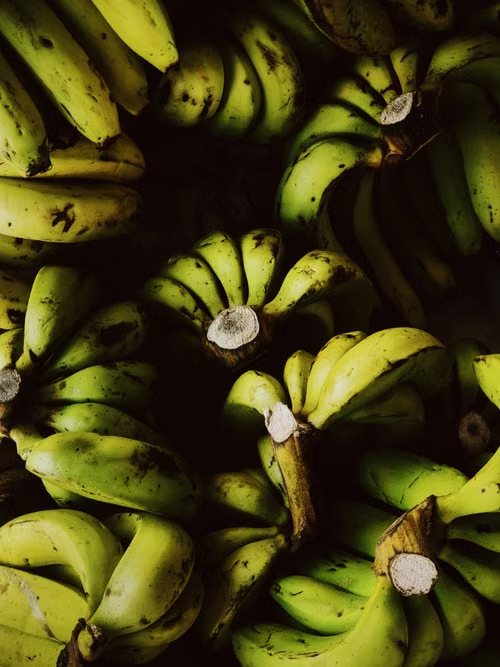
#> input picture app/assets/images/page1.png, 500 x 667 px
$ python -i preprocess.py   (imports and definitions only)
#> lines starting #> are read from the running program, lines starting #| are printed output that depends on the picture
#> further down, picture is the input picture: PIL image 500x667 RGB; mean R, G, B 68.6, 63.3, 19
### ml/classes.py
"""Banana variety and ripeness-stage taxonomy — single source of truth for
the ML pipeline.

All 19 class labels are defined here: 18 banana classes (6 varieties × 3
ripeness stages) plus the ``NotBanana`` rejection class, which lets the model
say "this photo is not a banana" instead of being forced to name a variety.
Everything else in the codebase — dataset layout, model output indexing, and
the ``labels.txt`` file bundled with the Flutter app — derives from this
module so the two never drift apart.
"""

from __future__ import annotations

from enum import StrEnum
from pathlib import Path
from typing import NamedTuple

# ---------------------------------------------------------------------------
# Core taxonomy
# ---------------------------------------------------------------------------


class BananaVariety(StrEnum):
    """Six Philippine banana varieties recognised by the classifier."""

    CAVENDISH = "Cavendish"
    SENORITA = "Senorita"
    LATUNDAN = "Latundan"
    CORDOVA = "Cordova"
    LAKATAN = "Lakatan"
    SABA = "Saba"


class RipenessStage(StrEnum):
    """Three ripeness stages the classifier distinguishes."""

    UNRIPE = "Unripe"
    RIPE = "Ripe"
    OVERRIPE = "Overripe"


# ---------------------------------------------------------------------------
# Rejection class
# ---------------------------------------------------------------------------
#
# Without this class the model is a closed set: softmax always sums to 1 over
# the 18 banana classes, so a photo of a road, a desk or a person is forced
# into some variety, often with high confidence.  ``NotBanana`` gives that
# probability mass somewhere honest to go.
#
# The label has no underscore on purpose — the Dart decoder splits a label on
# its first ``_`` to recover variety and ripeness, so ``Not_Banana`` would be
# read as variety "Not", ripeness "Banana".

NOT_BANANA_LABEL: str = "NotBanana"


# ---------------------------------------------------------------------------
# Combined class representation
# ---------------------------------------------------------------------------


class BananaClass(NamedTuple):
    """A single classification target.

    Either one variety at one ripeness stage (``Lakatan_Ripe``), or the
    rejection class, which has a plain variety label and no ripeness.
    """

    variety: BananaVariety | str
    ripeness: RipenessStage | None

    # [9 lines left out: functions is_banana, ripeness_name, not called in this run]

    @property
    def folder_name(self) -> str:
        """Dataset directory name, e.g. ``"Lakatan_Ripe"`` or ``"NotBanana"``."""
        if self.ripeness is None:
            return str(self.variety)
        return f"{self.variety}_{self.ripeness}"

    def __str__(self) -> str:
        return self.folder_name


# ---------------------------------------------------------------------------
# Ordered class list  (defines model output index ordering)
# ---------------------------------------------------------------------------
#
# Order: **alphabetical by folder_name** — e.g. ``Cavendish_Overripe``,
# ``Cavendish_Ripe``, ``Cavendish_Unripe``, ``Cordova_Overripe``, …
#
# This order defines the model's output indices and MUST stay alphabetical,
# because ``tf.keras.utils.image_dataset_from_directory`` derives class indices
# by sorting the class folder names.  ``ml.train`` and ``ml.evaluate`` pass this
# list explicitly as ``class_names`` to pin the mapping rather than relying on
# that implicit sort, and ``app/assets/model/labels.txt`` is generated from it
# verbatim so on-device decoding matches the trained indices.
#
# Do NOT reorder (e.g. to a semantic Unripe → Ripe → Overripe sequence) without
# retraining the model — doing so silently mislabels every prediction.

NOT_BANANA: BananaClass = BananaClass(NOT_BANANA_LABEL, None)

ALL_CLASSES: list[BananaClass] = sorted(
    (
        *(
            BananaClass(variety, ripeness)
            for variety in BananaVariety
            for ripeness in RipenessStage
        ),
        NOT_BANANA,
    ),
    key=lambda banana_class: banana_class.folder_name,
)

NUM_CLASSES: int = len(ALL_CLASSES)  # 19 = 18 banana classes + NotBanana


# ---------------------------------------------------------------------------
# Index ↔ class bijection helpers
# ---------------------------------------------------------------------------

_INDEX_TO_CLASS: dict[int, BananaClass] = {
    i: cls for i, cls in enumerate(ALL_CLASSES)
}
_CLASS_TO_INDEX: dict[BananaClass, int] = {
    cls: i for i, cls in enumerate(ALL_CLASSES)
}


# [51 lines left out: functions class_to_index, index_to_class, generate_labels_file, not called in this run]

### ml/config.py
"""Central configuration for the banana-classifier ML pipeline.

Every configurable value (image size, batch size, learning rate, directory
paths) lives here so the rest of the codebase imports from one place instead
of scattering magic numbers across modules.
"""

from __future__ import annotations

from dataclasses import dataclass, field
from pathlib import Path

# ---------------------------------------------------------------------------
# Directory layout defaults (relative to the repository root)
# ---------------------------------------------------------------------------

_ML_ROOT = Path(__file__).resolve().parent
_DEFAULT_DATA_DIR = _ML_ROOT / "data"
_DEFAULT_OUTPUT_DIR = _ML_ROOT / "output"


# ---------------------------------------------------------------------------
# Pipeline configuration
# ---------------------------------------------------------------------------


@dataclass(frozen=True)
class MLConfig:
    """Immutable configuration for the training / preprocessing pipeline.

    Parameters
    ----------
    image_width, image_height:
        Target dimensions in pixels for model input.  MobileNetV2 expects
        224 × 224.
    batch_size:
        Mini-batch size used during training and validation.
    learning_rate:
        Initial learning rate for the optimizer.
    epochs:
        Maximum number of training epochs.
    data_dir:
        Root directory containing one subfolder per class
        (e.g. ``data/Saba_Unripe/``).
    output_dir:
        Directory where trained model artefacts are saved.
    """

    image_width: int = 224
    image_height: int = 224
    batch_size: int = 32
    learning_rate: float = 1e-3
    epochs: int = 10
    data_dir: Path = field(default_factory=lambda: _DEFAULT_DATA_DIR)
    output_dir: Path = field(default_factory=lambda: _DEFAULT_OUTPUT_DIR)

    def __post_init__(self) -> None:
        if self.image_width <= 0 or self.image_height <= 0:
            raise ValueError("Image dimensions must be positive integers.")
        if self.batch_size <= 0:
            raise ValueError("Batch size must be a positive integer.")
        if self.learning_rate <= 0:
            raise ValueError("Learning rate must be a positive number.")
        if self.epochs <= 0:
            raise ValueError("Number of epochs must be a positive integer.")

    # [4 lines left out: function image_size, not called in this run]

### ml/preprocess.py
"""Preprocessing pipeline — resize, augment, and normalise images for
training and inference.

This module is the single place that transforms raw dataset images into the
tensor representation consumed by the model.  It deliberately keeps the
**inference path** (resize + normalise) separate from **training-only
augmentation** so that augmentation never leaks into on-device preprocessing.

The output contract matches ``ml.inference_contract``:

- Shape: ``(height, width, 3)`` — 224 × 224 × 3 by default
- Dtype: ``float32``
- Range: ``[0, 1]``
- Channel order: RGB
"""

from __future__ import annotations

import random
from dataclasses import dataclass
from pathlib import Path
from typing import NamedTuple

import numpy as np
from numpy.typing import NDArray
from PIL import Image, ImageEnhance, ImageOps

from ml.classes import ALL_CLASSES
from ml.config import MLConfig

# ---------------------------------------------------------------------------
# Supported image extensions (mirrors dataset_scaffold)
# ---------------------------------------------------------------------------

VALID_IMAGE_EXTENSIONS: frozenset[str] = frozenset({".jpg", ".jpeg", ".png"})

# ---------------------------------------------------------------------------
# Configuration
# ---------------------------------------------------------------------------

_DEFAULT_CONFIG = MLConfig()


@dataclass(frozen=True)
class PreprocessConfig:
    """Configuration for the preprocessing pipeline.

    Parameters
    ----------
    width, height:
        Target spatial dimensions.  Must match the model input spec
        (default 224 × 224 for MobileNetV2).
    normalize:
        Scale pixel values to ``[0, 1]``.
    """

    width: int = _DEFAULT_CONFIG.image_width
    height: int = _DEFAULT_CONFIG.image_height
    normalize: bool = True

    def __post_init__(self) -> None:
        if self.width <= 0 or self.height <= 0:
            raise ValueError("Image dimensions must be positive integers.")


@dataclass(frozen=True)
class AugmentConfig:
    """Training-only augmentation parameters.

    Every field toggles or tunes one augmentation strategy.  Disabled by
    default so the caller must opt in explicitly.

    Parameters
    ----------
    horizontal_flip:
        Randomly flip the image left-right with 50 % probability.
    max_rotation_degrees:
        Maximum random rotation in degrees (applied symmetrically).
        Set to 0 to disable.
    brightness_range:
        ``(min_factor, max_factor)`` for random brightness adjustment.
        A factor of 1.0 means no change.  ``None`` disables.
    contrast_range:
        ``(min_factor, max_factor)`` for random contrast adjustment.
        ``None`` disables.
    random_crop_fraction:
        If set, randomly crop this fraction of the image (e.g. 0.8 keeps
        80 %) and resize back to ``(width, height)``.  ``None`` disables.
    """

    horizontal_flip: bool = False
    max_rotation_degrees: float = 0.0
    brightness_range: tuple[float, float] | None = None
    contrast_range: tuple[float, float] | None = None
    random_crop_fraction: float | None = None

    def __post_init__(self) -> None:
        if self.max_rotation_degrees < 0:
            raise ValueError("max_rotation_degrees must be non-negative.")
        if self.brightness_range is not None:
            lo, hi = self.brightness_range
            if lo <= 0 or hi <= 0 or lo > hi:
                raise ValueError(
                    "brightness_range must be (lo, hi) with 0 < lo <= hi."
                )
        if self.contrast_range is not None:
            lo, hi = self.contrast_range
            if lo <= 0 or hi <= 0 or lo > hi:
                raise ValueError(
                    "contrast_range must be (lo, hi) with 0 < lo <= hi."
                )
        if self.random_crop_fraction is not None and not (
            0.0 < self.random_crop_fraction <= 1.0
        ):
            raise ValueError(
                "random_crop_fraction must be in (0, 1]."
            )

    @property
    def is_enabled(self) -> bool:
        """Return ``True`` if any augmentation is active."""
        return (
            self.horizontal_flip
            or self.max_rotation_degrees > 0
            or self.brightness_range is not None
            or self.contrast_range is not None
            or self.random_crop_fraction is not None
        )


# Default augmentation preset for training.
DEFAULT_AUGMENT = AugmentConfig(
    horizontal_flip=True,
    max_rotation_degrees=15.0,
    brightness_range=(0.8, 1.2),
    contrast_range=(0.8, 1.2),
    random_crop_fraction=0.85,
)

# ---------------------------------------------------------------------------
# Directory helpers (preserved from the original skeleton)
# ---------------------------------------------------------------------------


# [92 lines left out: functions require_directory, validate_dataset_structure, load_image, resize_image, normalize_image, not called in this run]


# ---------------------------------------------------------------------------
# Augmentation (training-only)
# ---------------------------------------------------------------------------


def augment_image(
    img: Image.Image,
    config: AugmentConfig | None = None,
) -> Image.Image:
    """Apply random training augmentations to *img*.

    This function is **non-deterministic** by design — each call produces a
    different transformation.  It must only be used during training, never
    during inference or validation.

    Parameters
    ----------
    img:
        A PIL RGB image.
    config:
        Augmentation parameters.  ``None`` uses ``DEFAULT_AUGMENT``.
    """
    cfg = config or DEFAULT_AUGMENT

    if not cfg.is_enabled:
        return img

    result = img.copy()

    # Random horizontal flip
    if cfg.horizontal_flip and random.random() < 0.5:
        result = ImageOps.mirror(result)

    # Random rotation
    if cfg.max_rotation_degrees > 0:
        angle = random.uniform(
            -cfg.max_rotation_degrees, cfg.max_rotation_degrees
        )
        result = result.rotate(angle, resample=Image.BICUBIC, expand=False)
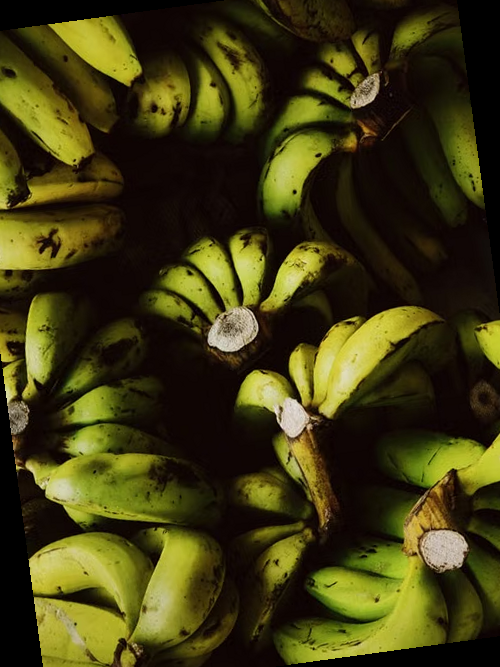
#> result: PIL image 500x667 RGB; mean R, G, B 63.7, 58.7, 17.5

    # Random brightness
    if cfg.brightness_range is not None:
        factor = random.uniform(*cfg.brightness_range)
        result = ImageEnhance.Brightness(result).enhance(factor)

    # Random contrast
    if cfg.contrast_range is not None:
        factor = random.uniform(*cfg.contrast_range)
        result = ImageEnhance.Contrast(result).enhance(factor)
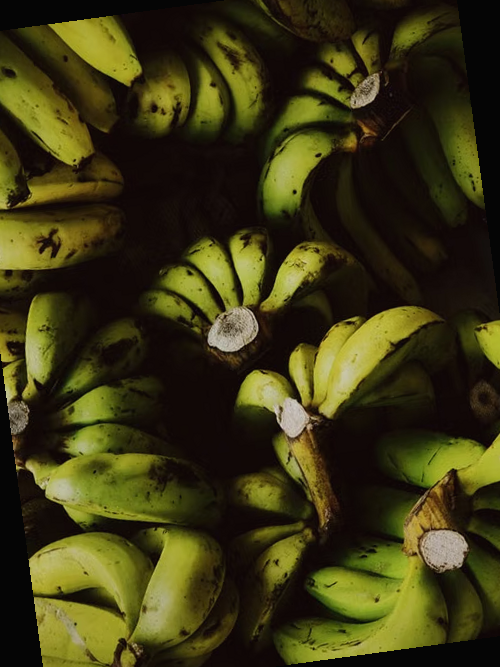
#> result: PIL image 500x667 RGB; mean R, G, B 59.9, 55.5, 19.4

    # Random crop
    if cfg.random_crop_fraction is not None:
        w, h = result.size
        crop_w = int(w * cfg.random_crop_fraction)
        crop_h = int(h * cfg.random_crop_fraction)
        left = random.randint(0, w - crop_w)
        top = random.randint(0, h - crop_h)
        result = result.crop((left, top, left + crop_w, top + crop_h))
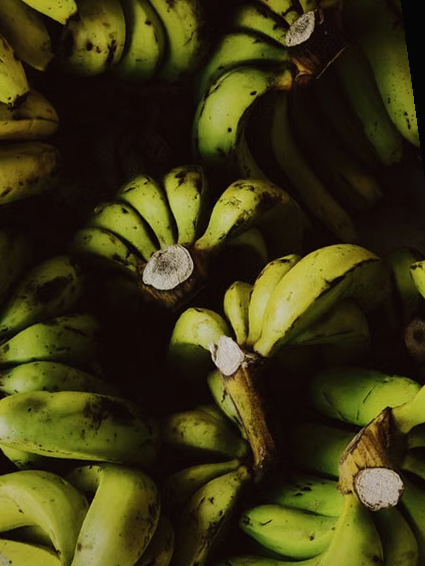
#> result: PIL image 425x566 RGB; mean R, G, B 60.1, 55.5, 19.7
        result = result.resize((w, h), Image.LANCZOS)
#> result: PIL image 500x667 RGB

    return result


# ---------------------------------------------------------------------------
# End-to-end preprocessing
# ---------------------------------------------------------------------------


class PreprocessedImage(NamedTuple):
    """A preprocessed image ready for model input."""

    array: NDArray[np.float32]
    """Shape ``(height, width, 3)``, dtype ``float32``, range ``[0, 1]``."""
    source_path: Path
    """Original file path for traceability."""


# [78 lines left out: functions preprocess_image, preprocess_directory, not called in this run]

>>> from PIL import Image
>>> picture = Image.open('../app/assets/images/page1.png')
>>> result = augment_image(picture)

$ run again, on app/assets/images/page2.png
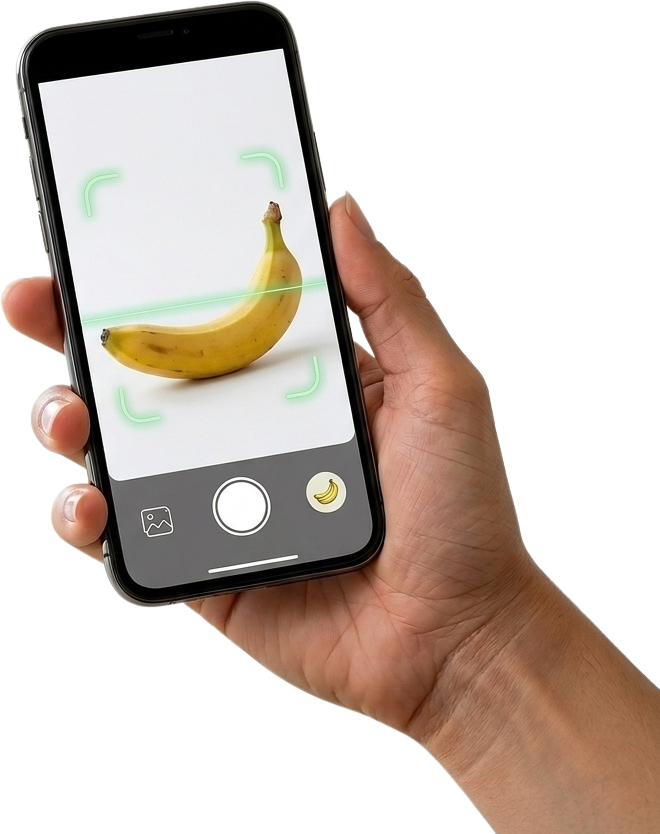
#> input picture app/assets/images/page2.png, 660 x 834 px
#> picture is the input picture: PIL image 660x834 RGBA; mean R, G, B, A 86, 73.9, 65.9, 133.5
#> in augment_image, `result = ImageEnhance.Contrast(result).enhance(factor)`:
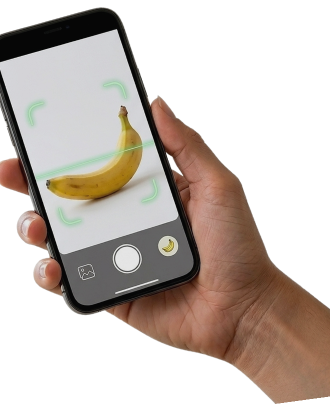
#> result: PIL image 660x834 RGBA (shown at 1/2 size); mean R, G, B, A 78.7, 68.7, 62.1, 129.1; transparent parts drawn white
#> in augment_image, `result = result.crop((left, top, left + crop_w, top + crop_h))`:
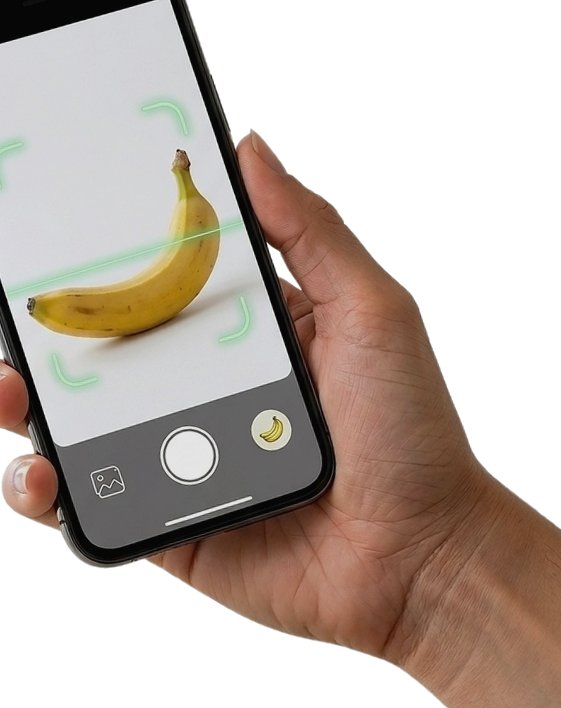
#> result: PIL image 561x708 RGBA; mean R, G, B, A 96, 83.7, 75.4, 155.6; transparent parts drawn white

$ run again, on app/assets/images/page3.png
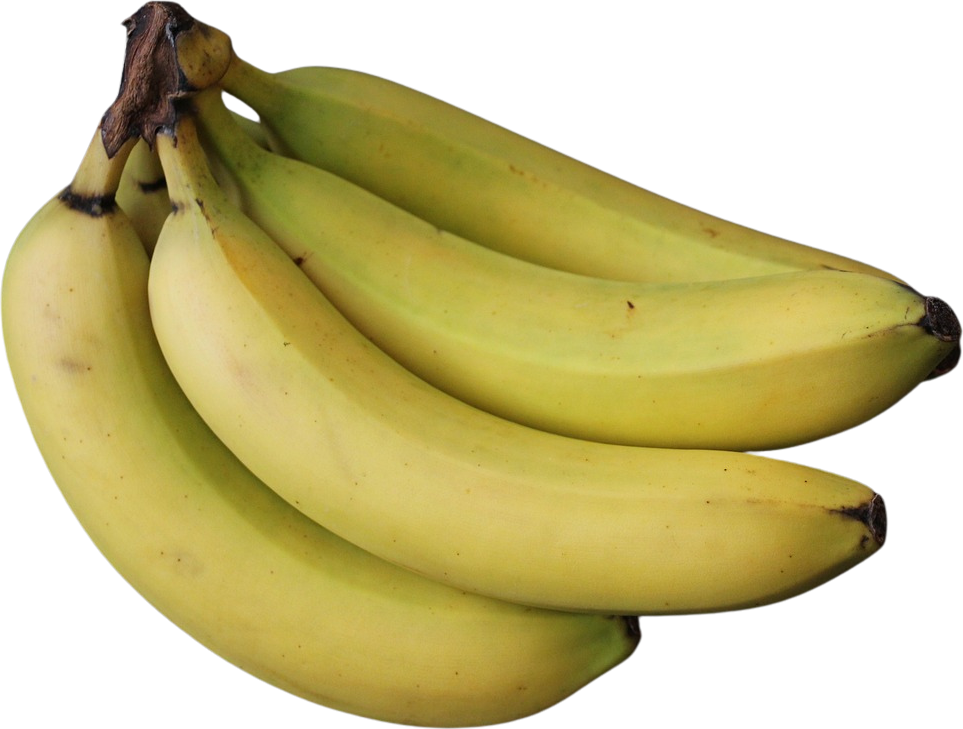
#> input picture app/assets/images/page3.png, 963 x 729 px
#> picture is the input picture: PIL image 963x729 RGBA; mean R, G, B, A 106.9, 96.9, 42.6, 159.1
#> in augment_image, `result = result.rotate(angle, resample=Image.BICUBIC, expand=False)`:
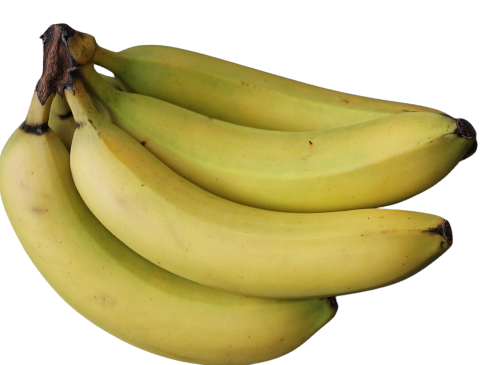
#> result: PIL image 963x729 RGBA (shown at 1/2 size); mean R, G, B, A 106.4, 96.3, 42.2, 159; transparent parts drawn white
#> in augment_image, `result = result.crop((left, top, left + crop_w, top + crop_h))`:
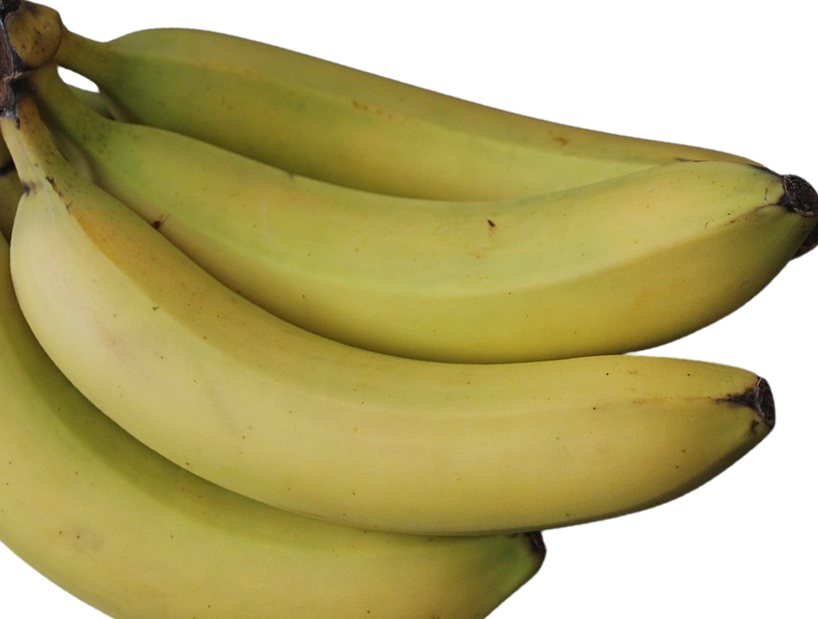
#> result: PIL image 818x619 RGBA; mean R, G, B, A 120.3, 110, 50.9, 191.4; transparent parts drawn white
